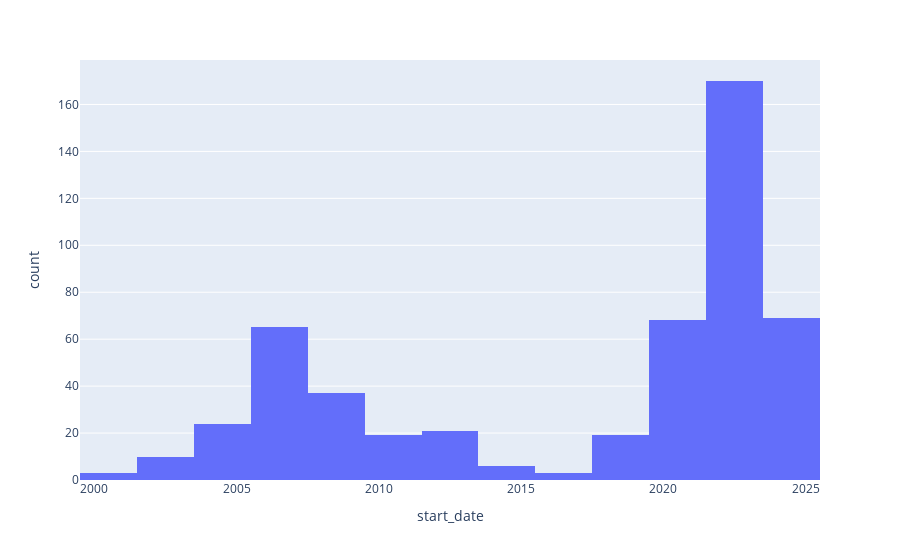

The code cell stored with this chart in its notebook:
### Markdown cell above
This seems to be relevant. Let's see these missing values over time. If they are old, than its just an administrative issue. If the missing companies are more recent, then it would be interesting to know why these companies aren't known. The unknown companies are all ISM Managers.

### Code cell
unknown = companies[companies.company == 'UNKNOWN'].copy()
unknown.start_date = pd.to_datetime(unknown.start_date, errors='coerce', format='%Y-%m-%d', dayfirst=True).dt.year
px.histogram(unknown, x='start_date')

### Figure 1 — Plotly figure (JSON) as saved in the notebook; plotly's stock layout.template omitted (floating-point values rounded to 4 significant figures; data arrays with more than 128 entries replaced by an {"elided": "..."} marker saying what was removed)
{"data": [{"alignmentgroup": "True", "bingroup": "x", "hovertemplate": "start_date=%{x}<br>count=%{y}<extra></extra>", "legendgroup": "", "marker": {"color": "#636efa", "pattern": {"shape": ""}}, "name": "", "offsetgroup": "", "orientation": "v", "showlegend": false, "type": "histogram", "x": {"elided": "514 int values"}, "xaxis": "x", "yaxis": "y"}], "layout": {"barmode": "relative", "legend": {"tracegroupgap": 0}, "margin": {"t": 60}, "xaxis": {"anchor": "y", "domain": [0, 1], "title": {"text": "start_date"}}, "yaxis": {"anchor": "x", "domain": [0, 1], "title": {"text": "count"}}}}
